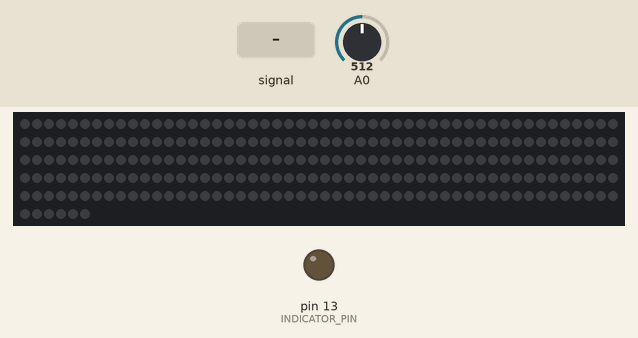
The sketch below on a simulated Arduino Uno, built with avr-gcc and run on an emulated ATmega328P. Shown: 256 RGB LEDs in strip order, left to right, continuing on the next row, output pins drawn as LEDs (lit = HIGH). The inputs (shaded band) are chosen by the test bench; at power-on: A0 = 512. Dim RGB values are drawn brighter than linear; random numbers use the default seed unless the sketch sets one.

Above: at 1.2 s.
1.3 s: A0 fed a 200 Hz sine of ±460 counts around its level
At 1.57 s:
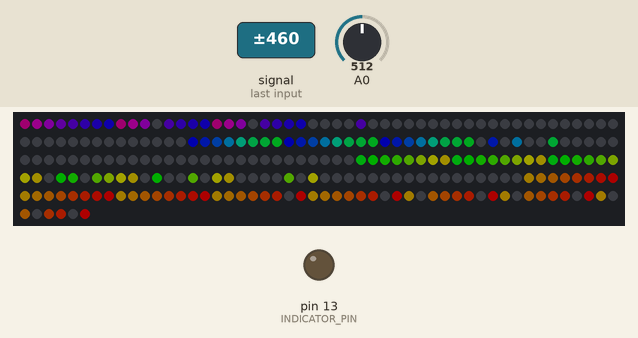
3.2 s: A0 set to 716
At 3.4 s:
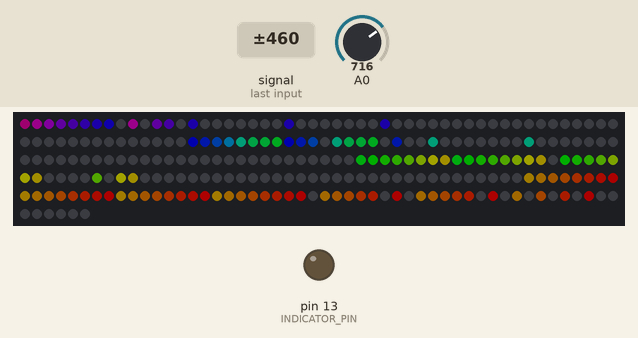
4.8 s: A0 set to 900
At 6.1 s:
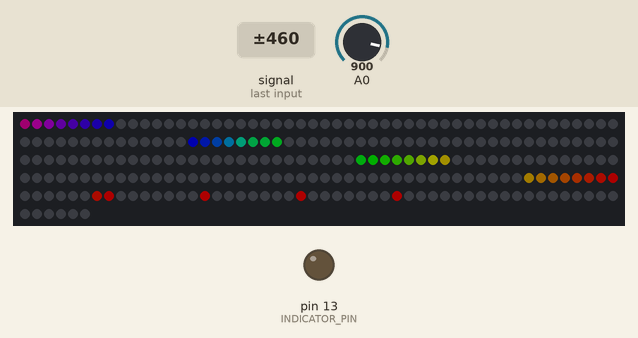
6.4 s: A0 set to 511
Timing chart, 0 to 9.4 s (numbered marks = the images above; inputs shaded):
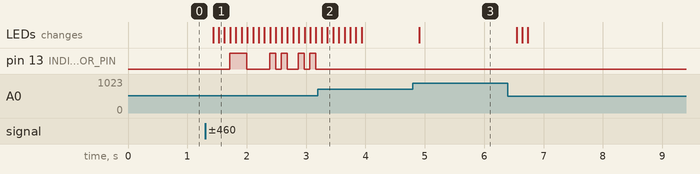

The sketch:

mighty_powerbank_visualizer.ino
```cpp
#include <arduinoFFT.h>
#include <FastLED.h>

#define SAMPLES 64      // Must be a power of 2
#define LED_PIN 7       // Data pin to LEDS
#define INDICATOR_PIN 13
#define BRIGHTNESS 150  // LED information
#define LED_TYPE WS2812B
#define COLOR_ORDER GRB
#define BUTTON_PIN 2
#define xres 32  // Total number of  columns in the display
#define yres 8   // Total number of  rows in the display
#define NUM_LEDS xres* yres

double vReal[SAMPLES];
double vImag[SAMPLES];
unsigned long idleStart;
int Intensity[xres] = {};  // initialize Frequency Intensity to zero
int Displacement = 1;
bool drawAnimation, highLevel;
byte leds_pattern[8][32] = { { 255, 254, 253, 252, 251, 250, 249, 248, 191, 190, 189, 188, 187, 186, 185, 184, 127, 126, 125, 124, 123, 122, 121, 120, 63, 62, 61, 60, 59, 58, 57, 56 },
                             { 247, 246, 245, 244, 243, 242, 241, 240, 183, 182, 181, 180, 179, 178, 177, 176, 119, 118, 117, 116, 115, 114, 113, 112, 55, 54, 53, 52, 51, 50, 49, 48 },
                             { 239, 238, 237, 236, 235, 234, 233, 232, 175, 174, 173, 172, 171, 170, 169, 168, 111, 110, 109, 108, 107, 106, 105, 104, 47, 46, 45, 44, 43, 42, 41, 40 },
                             { 231, 230, 229, 228, 227, 226, 225, 224, 167, 166, 165, 164, 163, 162, 161, 160, 103, 102, 101, 100, 99, 98, 97, 96, 39, 38, 37, 36, 35, 34, 33, 32 },
                             { 223, 222, 221, 220, 219, 218, 217, 216, 159, 158, 157, 156, 155, 154, 153, 152, 95, 94, 93, 92, 91, 90, 89, 88, 31, 30, 29, 28, 27, 26, 25, 24 },
                             { 215, 214, 213, 212, 211, 210, 209, 208, 151, 150, 149, 148, 147, 146, 145, 144, 87, 86, 85, 84, 83, 82, 81, 80, 23, 22, 21, 20, 19, 18, 17, 16 },
                             { 207, 206, 205, 204, 203, 202, 201, 200, 143, 142, 141, 140, 139, 138, 137, 136, 79, 78, 77, 76, 75, 74, 73, 72, 15, 14, 13, 12, 11, 10, 9, 8 },
                             { 199, 198, 197, 196, 195, 194, 193, 192, 135, 134, 133, 132, 131, 130, 129, 128, 71, 70, 69, 68, 67, 66, 65, 64, 7, 6, 5, 4, 3, 2, 1, 0 } };

CRGB leds[NUM_LEDS];            // Create LED Object
arduinoFFT FFT = arduinoFFT();  // Create FFT object

void setup() {
  // Serial.begin(115200);
  pinMode(INDICATOR_PIN, OUTPUT);
  FastLED.addLeds<LED_TYPE, LED_PIN, COLOR_ORDER>(leds, NUM_LEDS).setCorrection(TypicalLEDStrip);  //Initialize LED strips
  FastLED.setBrightness(BRIGHTNESS);
  for (int i = 0; i < NUM_LEDS; i++) {
    leds[i] = CRGB::Black;
  }
  FastLED.show();
  //   Begin FFT operations
  ADCSRA = 0b11100101;  // set ADC to free running mode   and set pre-scalar to 32 (0xe5)
  ADMUX = 0b00000000;   // use pin A0 and   external voltage reference
}

void loop() {
  getSamples();
  checkData();
  displayUpdate();
}

void getSamples() {
  // for (int i = 0; i < SAMPLES; i++) {
  //   vReal[i] = analogRead(MIC_IN);
  //   // Serial.print(vReal[i]);
  //   // Serial.print('\t');
  //   vImag[i] = 0;
  // }
  // // Serial.println();

  // ++ Sampling
  for (int i = 0; i < SAMPLES; i++) {
    while (!(ADCSRA & 0x10))
      ;                     //   wait for ADC to complete current conversion ie ADIF bit set
    ADCSRA = 0b11110101;    // clear ADIF bit so that ADC can do next operation (0xf5)
    int value = ADC - 512;  // Read from ADC and subtract DC offset caused value
    vReal[i] = value / 8;   // Copy to bins after compressing
    vImag[i] = 0;
  }

  //FFT
  FFT.Windowing(vReal, SAMPLES, FFT_WIN_TYP_HAMMING, FFT_FORWARD);
  FFT.Compute(vReal, vImag, SAMPLES, FFT_FORWARD);
  FFT.ComplexToMagnitude(vReal, vImag, SAMPLES);

  //Update Intensity Array
  for (int i = 2; i < (xres * Displacement) + 2; i += Displacement) {
    vReal[i] = constrain(vReal[i], 0, 10);          // set max value for input data
    vReal[i] = map((int)vReal[i], 0, 10, 0, yres - 1);  // map data to fit our display

    Intensity[(i / Displacement) - 2]--;               // Decrease displayed value
    if (vReal[i] > Intensity[(i / Displacement) - 2])  // Match displayed value to measured value
      Intensity[(i / Displacement) - 2] = vReal[i];
  }

  // for (int i = 0; i < xres; i++) {
  //   Serial.print(Intensity[i]);
  //   Serial.print('\t');
  // }
  // Serial.println();
}

void checkData() {
  int count = 0;
  for (int i = 0; i < xres; i++) {
    if (Intensity[i] == 0) {
      count++;
      highLevel = false;
    } else if (Intensity[i] == 7) highLevel = true;
  }
  if (count == xres) {
    idleStart++;
    // Serial.println(idleStart);
    drawAnimation = true;

  } else {
    drawAnimation = false;
    idleStart = 0;
  }
}

void displayUpdate() {
  if (highLevel) digitalWrite(INDICATOR_PIN, HIGH);
  else digitalWrite(INDICATOR_PIN, LOW);
  if (!drawAnimation) {
    int color = 0;
    for (int x = 0; x < xres; x++) {
      for (int y = 0; y < yres; y++) {
        if (y <= Intensity[x]) {  // Light everything within the intensity range
          leds[leds_pattern[yres - 1 - y][x]] = CHSV(color, 255, BRIGHTNESS);
        } else {  // Everything outside the range goes dark
          leds[leds_pattern[yres - 1 - y][x]] = CHSV(color, 255, 0);
        }
      }
      color += 255 / xres;  // Increment the Hue to get the Rainbow
    }
    FastLED.show();
  }
  if (drawAnimation && idleStart > 200) {
    FastLED.clear(false);
    int p = random(0, NUM_LEDS);
    leds[p] = CHSV(random(255), 255, 255);
    FastLED.show();
  }
}
```

Measured:
- after the input at 1.3 s, pin 13 (INDICATOR_PIN): LOW → HIGH after 0.42 s, → LOW 0.29 s later, → HIGH 0.39 s later, → LOW 0.10 s later, … (10 changes in this stretch); the LEDs: first change after 0.14 s (image 1 shows a later state)
- after the input at 4.8 s, the LEDs: change after 0.11 s (image 3)
